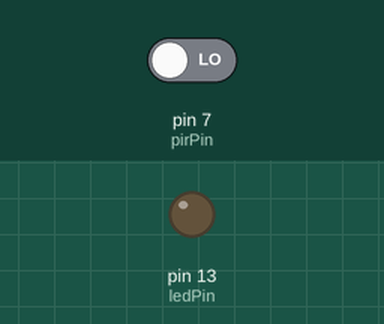
The sketch below on a simulated Arduino Uno, built with avr-gcc and run on an emulated ATmega328P. On the bench: output pins drawn as LEDs (lit = HIGH). Inputs (shaded band) come from the test bench; at power-on: pin 7 (pirPin) LOW. What the sketch prints to the serial monitor is not drawn.

Above: at 1.2 s.
1.3 s: pin 7 (pirPin) driven HIGH
At 2.4 s:
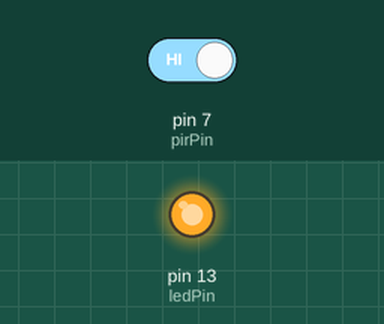
2.8 s: pin 7 (pirPin) driven LOW
At 3.6 s:
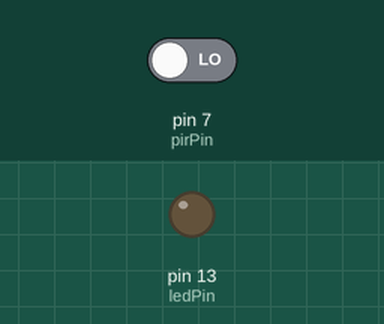
Timing chart, 0 to 5.8 s (numbered marks = the images above; inputs shaded):
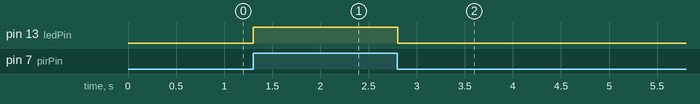

Measured:
- after the input at 1.3 s, pin 13 (ledPin): LOW → HIGH at once
- after the input at 2.8 s, pin 13 (ledPin): HIGH → LOW at once

The sketch:

HC-SR501.ino
```cpp
int ledPin = 13;  // LED on Pin 13 of Arduino
int pirPin = 7; // Input for HC-S501

int pirValue; // Place to store read PIR Value


void setup() {

  pinMode(ledPin, OUTPUT);
  pinMode(pirPin, INPUT);
  Serial.begin(9600);
  digitalWrite(ledPin, LOW);


}

void loop() {
  pirValue = digitalRead(pirPin);
  digitalWrite(ledPin, pirValue);
  Serial.println(pirValue);
}
```
